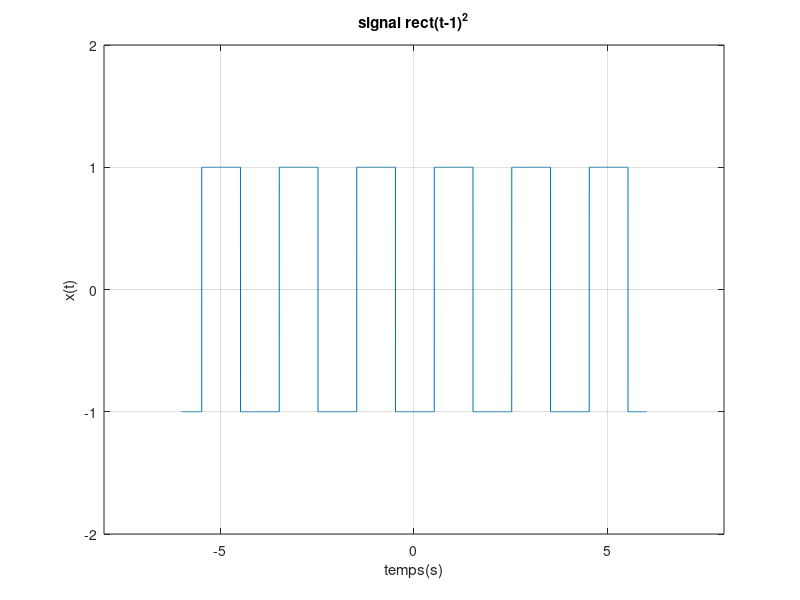

This figure's MATLAB source:
%Signal rectangulaire périodique :
clc 
clear all 

% rect(t-1)^2

t=-6:0.001:6;

x1 = pi*t+1.5;  % il montre  v = t-1
x2= square(x1); % Ce pour faire x2 = (t-1)^2 

x3 = -square(x2); % Ce represente x(t)=rect(t-1)^2 
x3(x3<0)=-1;
x3(x3>0)=1;
% plot x = rect(t-1)^2
plot(t,x3);
axis([-8,8 -2,2]);
grid on 
xlabel('temps(s)');
ylabel('x(t)');
title('signal rect(t-1)^2');
